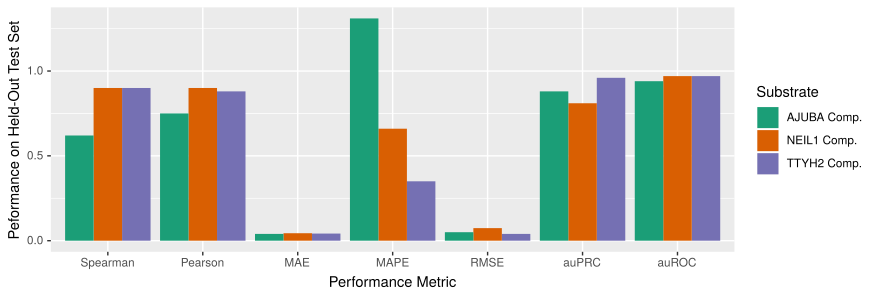

The script that drew this image:
rm(list=ls())
data=read.table("Combined_Comp_Performance.tsv",header=TRUE,sep='\t')
library(reshape2)
m=melt(data)
library(ggplot2)
ggplot(data=m,
       aes(x=m$variable,
           y=m$value,
           group=m$Substrate,
           fill=m$Substrate))+
  geom_bar(stat='identity',position='dodge')+
  scale_fill_manual(name="Substrate",values=c("#1b9e77","#d95f02","#7570b3"))+
  xlab("Performance Metric")+
  ylab("Peformance on Held-Out Test Set")
  
